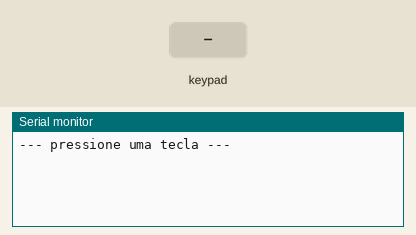
This program was run on a simulated Arduino Uno, built with avr-gcc and run on an emulated ATmega328P. Shown: the last lines printed to the serial monitor. Wiring (inferred from the names in the program): 4×3 keypad with keys 1 2 3 4 5 6 7 8 9 * 0 #: rows pin 7, pin 2, pin 3, pin 5; columns pin 4, pin 6, pin 8. The inputs (shaded band) are chosen by the test bench.

Above: at 1.2 s.
1.3 s: key '1' pressed
At 2.5 s:
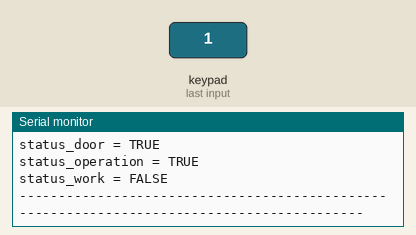
3.0 s: keypad keys 7 2 3 5 pressed 0.4 s apart
At 3.26 s:
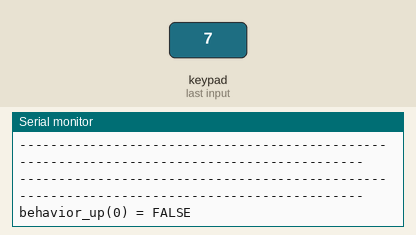
6.1 s: key '4' pressed
At 7.2 s:
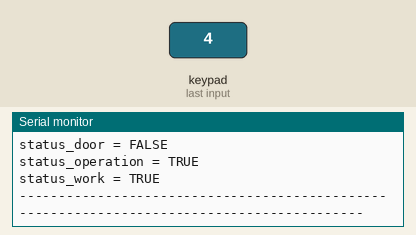
7.6 s: keypad keys 7 2 3 5 * pressed 0.4 s apart
At 10.89 s:
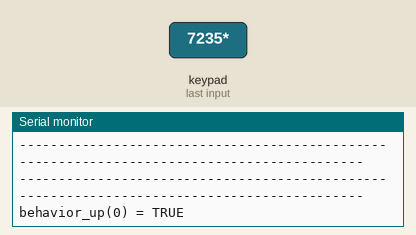
Timing chart, 0 to 12.1 s (numbered marks = the images above; inputs shaded):
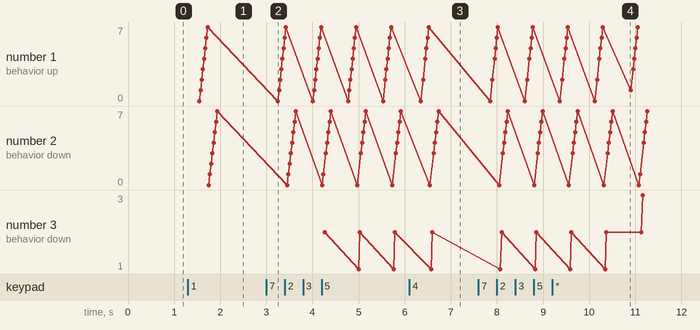

Measured:
- after the input at 1.3 s, the serial monitor: prints a new line after 0.15 s (image 1)
- after the input at 6.1 s, the serial monitor: prints a new line after 0.32 s (image 3)
- after the input at 7.6 s, the serial monitor: prints a new line after 3.3 s (image 4)

The program:

main.cpp
```cpp
#include <Arduino.h>
#include "Elevator_System.h"

const int numLinhas = 4;                      // número de linhas do teclado
const int numColunas = 3;                     // número de colunas do teclado
const int debounce = 20;                      // tempo de pausa
const char teclado[numLinhas][numColunas] = { // definição do teclado
    {'1', '2', '3'},
    {'4', '5', '6'},
    {'7', '8', '9'},
    {'*', '0', '#'}};
const int PinosLINHAS[numLinhas] = {7, 2, 3, 5};                                  // pinos do Arduino que
const int PinosCOLUNAS[numColunas] = {6, 8, 4}; // pinos do Arduino que
const char kNADA = 0;

char TeclaPressionada();
//---------------------------------------------------------------------------------
void setup()
{
  Serial.begin(9600); // inicializa a Serial
  // configura as linhas como entradas com padrão em nível lógico alto
  for (int linha = 0; linha < numLinhas; linha++)
  {
    pinMode(PinosLINHAS[linha], INPUT);
    digitalWrite(PinosLINHAS[linha], HIGH); // habilita pull-up
  }
  // configura as colunas como saídas com padrão em nível lógico alto
  for (int coluna = 0; coluna < numColunas; coluna++)
  {
    pinMode(PinosCOLUNAS[coluna], OUTPUT);
    digitalWrite(PinosCOLUNAS[coluna], HIGH);
  }
  Serial.println("--- pressione uma tecla ---");
  Elevator_System__INITIALISATION();
}
//---------------------------------------------------------------------------------
void loop()
{
  char tecla = TeclaPressionada();

  switch (tecla)
  {
    case '1':
      Elevator_System__ground_floor_call_elevator();
      break;

    case '2':
      Elevator_System__intermediary_call_elevator(2, Elevator_System__up);
      break;

    case '3':
      Elevator_System__intermediary_call_elevator(3, Elevator_System__up);
      break;

    case '4':
      Elevator_System__intermediary_call_elevator(4, Elevator_System__up);
      break;

    case '5':
      Elevator_System__intermediary_call_elevator(5, Elevator_System__up);
      break;

    case '6':
      Elevator_System__intermediary_call_elevator(6, Elevator_System__up);
      break;

    case '7':
      Elevator_System__intermediary_call_elevator(7, Elevator_System__up);
      break;

    case '8':
      Elevator_System__last_floor_call_elevator();
      break;

    case '9':
      Elevator_System__elevator_operation_open_door();
      break;

    case '*':
      Elevator_System__elevator_operation_close_door();
      break;

    case '#':
      Elevator_System__move();
      break;

  }

  // Print dos estados da veriavel

  if (tecla != kNADA)
  {
    Serial.println("\n\n\n-------------------------------------------------------------------------------------------");
    // Historico
    // print_alarm_door();
    // print_ask_to_repair();
    print_behavior();
    // print_btn_actions();
    // print_btn_special();
    // print_cancel();
    // print_current();
    // print_display_directon();
    // print_display_floor();
    // print_floor_leds();
    // print_people_in_elev();
    // print_ptr_qtd();
    // print_sensors();
    //print_state_blink();
    print_status();
    //print_time();
    Serial.println("\n-------------------------------------------------------------------------------------------");
  }


}
// Determina qual tecla foi pressionada
char TeclaPressionada()
{
  char tecla = kNADA; // atribui o valor padrão de retorno (nenhuma tecla

  boolean achou = false; //inicialmente considera que nenhuma tecla foi pressionada
  for (int coluna = 0; coluna < numColunas; coluna++)
  {
    digitalWrite(PinosCOLUNAS[coluna], LOW); // muda o estado do pino
    // varre as linhas procurando por uma tecla pressionada
    for (int linha = 0; linha < numLinhas; linha++)
    {
      // lê linha pela primeira vez
      if (digitalRead(PinosLINHAS[linha]) == LOW)
      {                  // tecla está pressionada
        delay(debounce); // insere pausa para descartar ruídos
      }
      // lê linha pela segunda vez
      if (digitalRead(PinosLINHAS[linha]) == LOW)
      { // tecla continua pressionada,

        while (digitalRead(PinosLINHAS[linha]) != HIGH)
          ; // espera soltar o tecla

        tecla = teclado[linha][coluna]; // determina qual foi a tecla pressionada de

        achou = true; // uma tecla foi pressionada
        break;        // sai da varredura das linhas
      }
    }
    digitalWrite(PinosCOLUNAS[coluna], HIGH); // retorna o pino ao seu estado
    if (achou)
    {
      break;
    }
  }
  return tecla; // retorna a tecla pressionada (kNADA se nenhuma foi encontrada)
}
```
